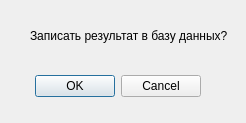
<?xml version="1.0" encoding="UTF-8"?>
<ui version="4.0">
 <class>DialogWritingDB</class>
 <widget class="QDialog" name="DialogWritingDB">
  <property name="geometry">
   <rect>
    <x>0</x>
    <y>0</y>
    <width>246</width>
    <height>123</height>
   </rect>
  </property>
  <property name="windowTitle">
   <string>Запись результата</string>
  </property>
  <widget class="QDialogButtonBox" name="buttonBox">
   <property name="geometry">
    <rect>
     <x>30</x>
     <y>70</y>
     <width>171</width>
     <height>32</height>
    </rect>
   </property>
   <property name="orientation">
    <enum>Qt::Horizontal</enum>
   </property>
   <property name="standardButtons">
    <set>QDialogButtonBox::Cancel|QDialogButtonBox::Ok</set>
   </property>
  </widget>
  <widget class="QLabel" name="label">
   <property name="geometry">
    <rect>
     <x>30</x>
     <y>20</y>
     <width>271</width>
     <height>31</height>
    </rect>
   </property>
   <property name="text">
    <string>Записать результат в базу данных?</string>
   </property>
  </widget>
 </widget>
 <resources/>
 <connections>
  <connection>
   <sender>buttonBox</sender>
   <signal>accepted()</signal>
   <receiver>DialogWritingDB</receiver>
   <slot>accept()</slot>
   <hints>
    <hint type="sourcelabel">
     <x>248</x>
     <y>254</y>
    </hint>
    <hint type="destinationlabel">
     <x>157</x>
     <y>274</y>
    </hint>
   </hints>
  </connection>
  <connection>
   <sender>buttonBox</sender>
   <signal>rejected()</signal>
   <receiver>DialogWritingDB</receiver>
   <slot>reject()</slot>
   <hints>
    <hint type="sourcelabel">
     <x>316</x>
     <y>260</y>
    </hint>
    <hint type="destinationlabel">
     <x>286</x>
     <y>274</y>
    </hint>
   </hints>
  </connection>
 </connections>
</ui>
